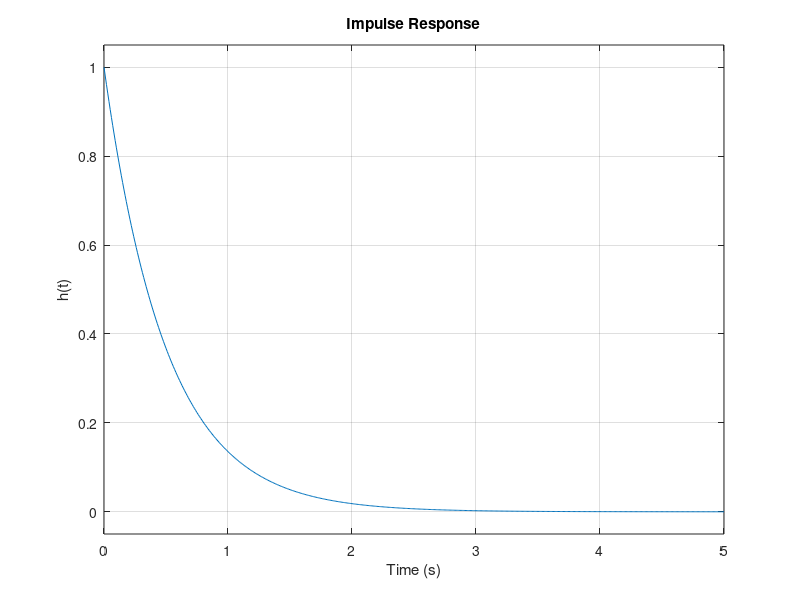
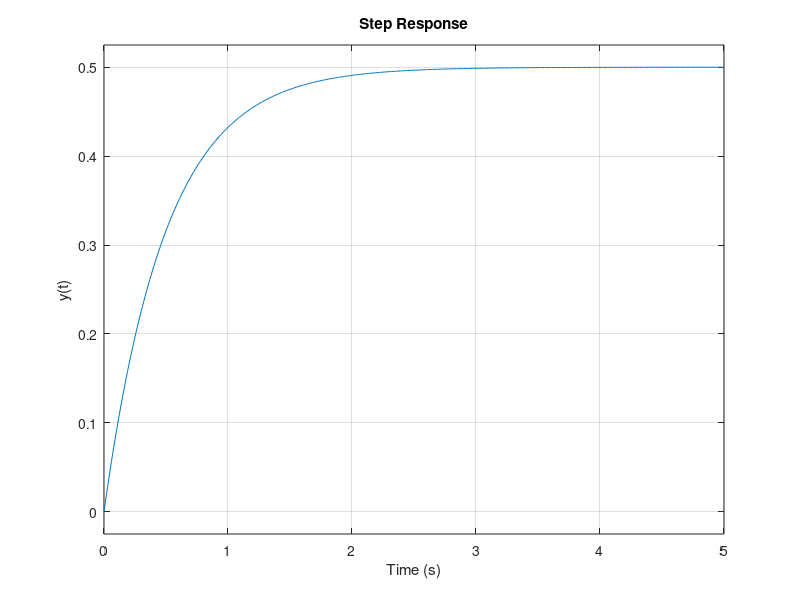
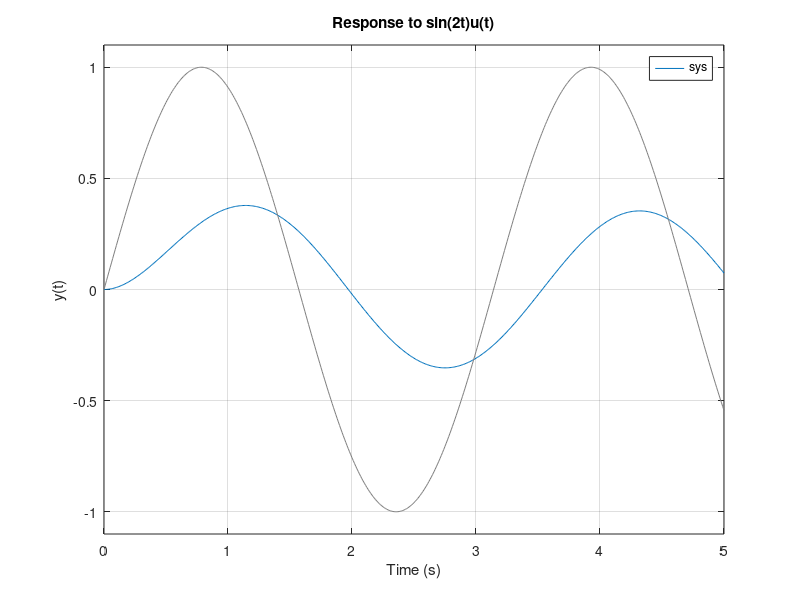

Write the MATLAB code that produced these figures, in order.
clc; clear; close all;
% Continuous-Time LTI System: dy(t)/dt + 2y(t) = x(t)
% Assume zero initial conditions: H(s) = Y(s)/X(s) = 1/(s + 2)
num = [1];
den = [1 2];
sys = tf(num, den);
disp('Transfer function:');
sys
disp('Pole:');
disp(pole(sys));
disp('Zeros:');
disp(zero(sys));
t = 0:0.01:5;
figure;
impulse(sys, t);
grid on;
title('Impulse Response');
xlabel('Time (s)');
ylabel('h(t)');
figure;
step(sys, t);
grid on;
title('Step Response');
xlabel('Time (s)');
ylabel('y(t)');
% Response to x(t) = sin(2t)u(t)
x = sin(2*t);
figure;
lsim(sys, x, t);
grid on;
title('Response to sin(2t)u(t)');
xlabel('Time (s)');
ylabel('y(t)');
